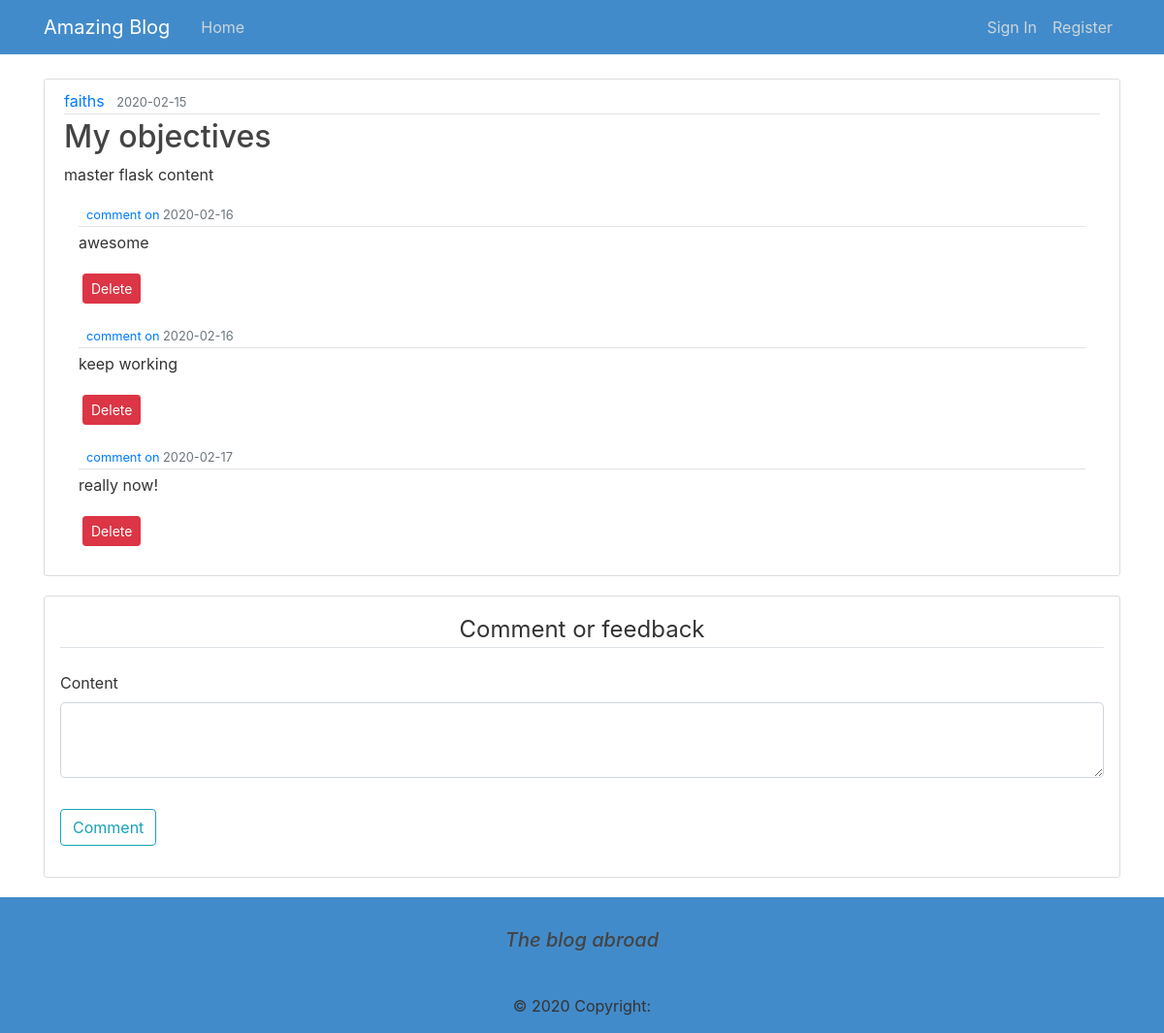
/post/1, run on an earlier commit of the app's database.
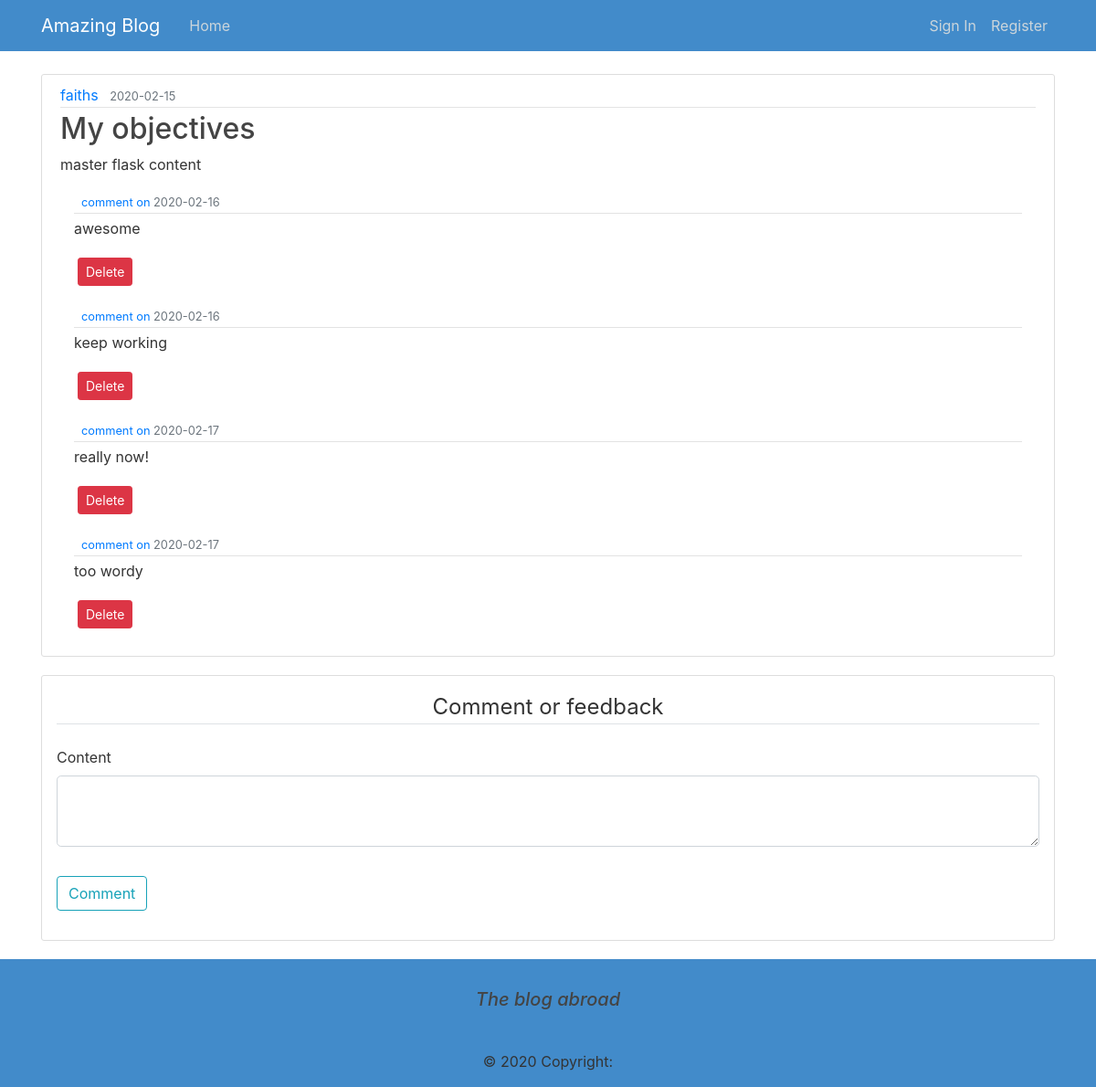
And on a later commit of the database.
### blog/models.py (models this page shows, shortened)
class User(db.Model,UserMixin):
    id=db.Column(db.Integer,primary_key=True)
    username=db.Column(db.String(20),unique=True,nullable=False)
    email=db.Column(db.String(120),unique=True,nullable=False)
    password=db.Column(db.String(60),nullable=False)
    posts=db.relationship('Post',backref='author',lazy=True)

class Post(db.Model):
    id=db.Column(db.Integer,primary_key=True)
    title=db.Column(db.String(100),nullable=False)
    date_posted=db.Column(db.DateTime,nullable=False,default=datetime.utcnow)
    content=db.Column(db.Text,nullable=False)
    user_id=db.Column(db.Integer,db.ForeignKey('user.id'),nullable=False)

class Comment(db.Model):
    id = db.Column(db.Integer, primary_key=True)
    date_posted = db.Column(db.DateTime, nullable=False,
                            default=datetime.utcnow)
    content = db.Column(db.Text, nullable=False)

### blog/routes.py (the view)
@app.route("/post/<int:post_id>", methods=['GET', 'POST'])
def post(post_id):
    post = Post.query.get_or_404(post_id)
    form = CommentForm()
    comments=Comment.query.all()
    if form.validate_on_submit():
        comment = Comment(content=form.content.data)
        db.session.add(comment)
        db.session.commit()
        flash('Your comment has been posted!', 'primary')
        return redirect(url_for('home'))
    return render_template('blog.html', title=post.title, post=post,form=form,comments=comments)

### blog/forms.py
class CommentForm(FlaskForm):
    content = TextAreaField("Content", validators=[DataRequired()])
    submit = SubmitField("Comment")

### blog/templates/blog.html (shortened to what this page needs)
{% extends "design.html" %}
{% block content %}
<article class="media content-section">
    <div class="media-body">
        <div class="article-metadata">
            <a class="mr-2" href="#">{{ post.author.username }}</a>
            <small class="text-muted">{{ post.date_posted.strftime('%Y-%m-%d') }}</small>
        </div>
        <h2 class="article-title">{{ post.title }}</h2>
        <p class="article-content">{{ post.content }}</p>
        <div>
            {% for comment in comments %}
            <div class="container mt-2 mb-3">
                <div class="">
                    <div class="media-body">
                        <div class="article-metadata">
                            <small class="text-muted">
                                <a href="{{url_for('account')}}">comment on</a>
                                {{ comment.date_posted.strftime('%Y-%m-%d') }}</small>
                        </div>
                        <p class="article-content">{{ comment.content }}</p>
                    </div>
                </div>
                <button type="button" class="btn btn-danger btn-sm m-1" data-toggle="modal"
                    data-target="#deleteModal">Delete</button>
            </div>
            {% endfor %}
        </div>
    </div>
</article>
<div class="content-section p-3">
    <form action="" method="POST">
        <fieldset class="form-group">
            <legend class="border-bottom mb-4 mt-5 text-center">Comment or feedback</legend>
            <div class="form-group">
                {{ form.content.label(class="form-control-label") }}
                {% if form.content.errors %}
                {{ form.content(class="form-control form-control-lg is-invalid") }}
                <div class="invalid-feedback">
                    {% for error in form.content.errors %}
                    <span>{{ error }}</span>
                    {% endfor %}
                </div>
                {% else %}
                {{ form.content(class="form-control form-control-lg") }}
                {% endif %}
            </div>
        </fieldset>
        <div class="form-group">
            {{form.submit(class="btn btn-outline-info")}}
        </div>
    </form>
    {% endblock content %}

### blog/templates/design.html (shortened to what this page needs)
<!DOCTYPE html>
<html>
<head>
    <link rel="stylesheet" href="https://maxcdn.bootstrapcdn.com/bootstrap/4.0.0/css/bootstrap.min.css"
>
    <link rel="stylesheet" type="text/css" href="{{ url_for('static', filename='main.css') }}">
</head>
<body>
    <header class="site-header">
        <nav class="navbar navbar-expand-md navbar-dark bg-steel fixed-top">
            <div class="container">
                <a class="navbar-brand mr-4" href="/">Amazing Blog</a>
                <div class="collapse navbar-collapse" id="navbarToggle">
                    <div class="navbar-nav mr-auto">
                        <a class="nav-item nav-link" href="{{ url_for('home') }}">Home</a>
                    </div>
                    <div class="navbar-nav">
                        {% if current_user.is_authenticated %}
                        <a class="nav-item nav-link" href="{{ url_for('new_post') }}">Create Blog</a>
                        <a class="nav-item nav-link" href="{{ url_for('account') }}">Profile</a>
                        <a class="nav-item nav-link" href="{{ url_for('logout') }}">Logout</a>
                        {% else %}
                        <a class="nav-item nav-link" href="{{ url_for('login') }}">Sign In</a>
                        <a class="nav-item nav-link" href="{{ url_for('register') }}">Register</a>
                        {% endif %}
                    </div>
                </div>
            </div>
        </nav>
    </header>
    <main role="main" class="container mybody">
        <div class="row">
            <div class="col-md-8">
            </div>
        </div>
        {% block content %}{% endblock %}
    </main>
        {% block footer %} {% include 'footer.html' %} {% endblock %}
</body>
</html>

### blog/templates/footer.html
<footer class="page-footer font-small pt-4 mt-3">
    <div class="container">
    <ul class="list-unstyled list-inline text-center py-2">
        <li class="list-inline-item">
        <h5 class="mb-1"><em>The blog abroad</em></h5>
        </li>
    </ul>
    </div>
    <div class="footer-copyright text-center py-3">
    © 2020 Copyright:
    </div>
</footer>

### blog/static/main.css (style rules this page uses)
body { color: #333333; margin-top: 5rem; }
h1, h2, h3, h4, h5, h6 { color: #444444; }
.bg-steel { background-color: #428bca; }
.site-header .navbar-nav .nav-link { color: #cbd5db; }
.content-section { background: #ffffff; padding: 10px 20px; border: 1px solid #dddddd; border-radius: 3px; margin-bottom: 20px; }
.article-metadata { padding-bottom: 1px; margin-bottom: 4px; border-bottom: 1px solid #e3e3e3; }
footer { background-color: #428bca; }

What changed in the data, as far as the page shows it:
added Comment: date_posted "2020-02-17", content "too wordy"
